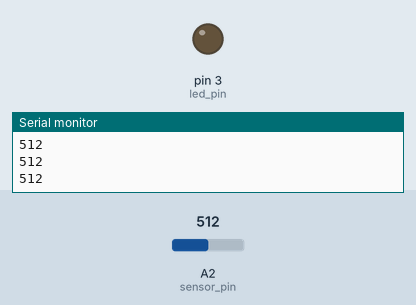
Recording of a sketch running on a simulated Arduino Uno, built with avr-gcc and run on an emulated ATmega328P. Shown: output pins drawn as LEDs (lit = HIGH), the last lines printed to the serial monitor. The inputs (shaded band) are chosen by the test bench; at power-on: A2 (sensor_pin) = 512.

Above: at 1.2 s.
1.3 s: A2 (sensor_pin) set to 497
At 2.6 s:
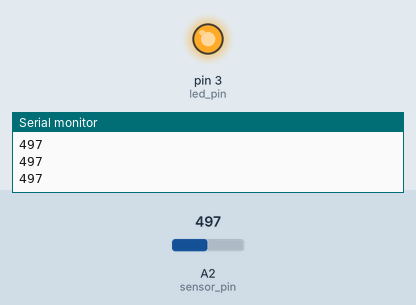
2.9 s: A2 (sensor_pin) set to 511
At 4.0 s:
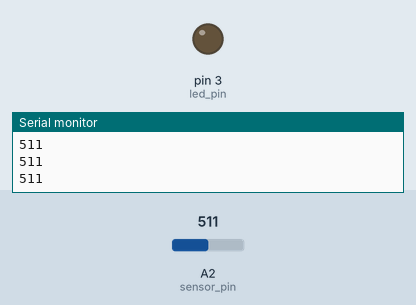
4.5 s: A2 (sensor_pin) set to 306
At 5.3 s:
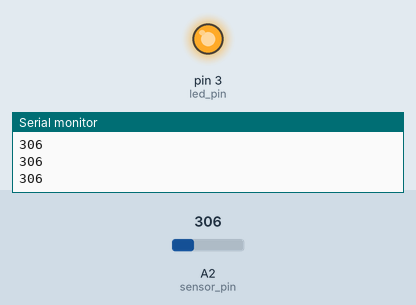
Timing chart, 0 to 7.5 s (numbered marks = the images above; inputs shaded):
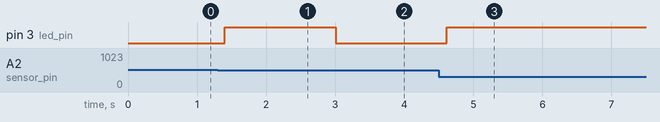

Measured:
- the behaviour switches between 511 and 510 on A2 (sensor_pin) (found by bisection; images 0 and 1)
- after the input at 1.3 s, pin 3 (led_pin): LOW → HIGH after 0.10 s
- after the input at 2.9 s, pin 3 (led_pin): HIGH → LOW after 0.11 s
- after the input at 4.5 s, pin 3 (led_pin): LOW → HIGH after 0.11 s

The sketch:

________2.ino
```cpp
#define sensor_pin A2
#define led_pin 3

int val_max = 0;
int val_min = 1024;

void setup() {
  Serial.begin(9600);
  pinMode(led_pin, OUTPUT);
}

void loop() {
  int val = analogRead(sensor_pin);
  Serial.println(val);
  delay(100);

  if (val > val_max)
  {
    val_max = val;
  }

  if (val < val_min)
  {
    val_min = val;
  }

  if (val < (val_max + val_min)/2)
  {
    digitalWrite(led_pin, HIGH);
  }
  else
  {
    digitalWrite(led_pin, LOW);
  }
}
```
